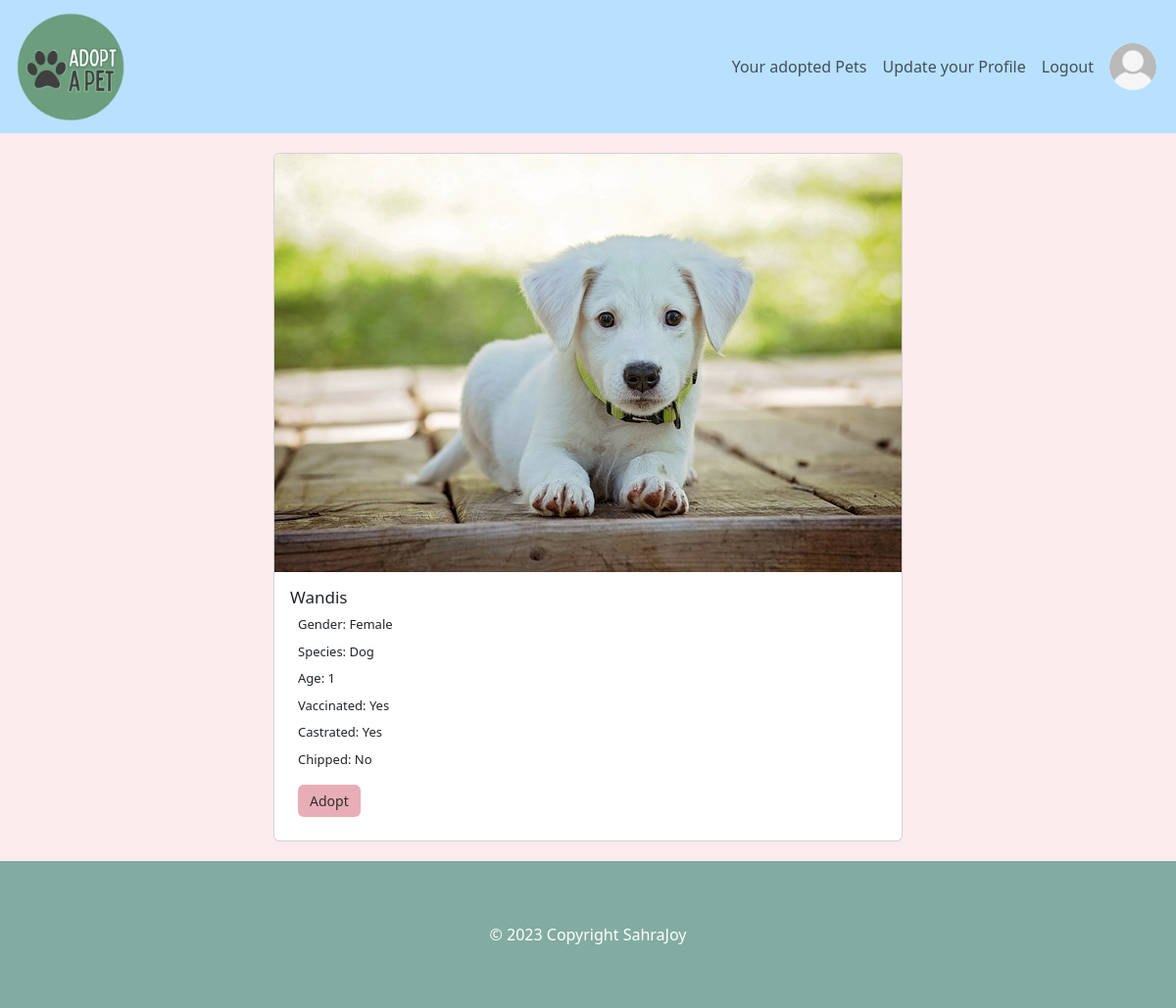
Page /pets/details.php?id=1 (signed in) on the committed database.
### tables this page shows
CREATE TABLE `pets` (
  `pet_id` int(11) NOT NULL,
  `pet_img` varchar(265) NOT NULL,
  `pet_name` varchar(30) NOT NULL,
  `pet_gender` varchar(30) NOT NULL,
  `pet_species` varchar(30) NOT NULL,
  `pet_age` int(11) NOT NULL,
  `pet_vaccinated` tinyint(1) NOT NULL DEFAULT 0,
  `pet_castrated` tinyint(1) NOT NULL DEFAULT 0,
  `pet_chipped` tinyint(1) NOT NULL DEFAULT 0
);

### pets/details.php (the view, shortened to what this page needs)
<?php
    require_once '../components/db_connect.php';
    if(isset($_GET['id']) && !empty($_GET["id"])){
        $sql = "SELECT * FROM `pets` WHERE `pet_id` = $_GET[id]";
        $result = mysqli_query($conn, $sql);
        $cards = "";
        if(mysqli_num_rows($result) > 0) {
            $row = mysqli_fetch_assoc($result);
                $cards .= "
                <div class='p-1'>
                    <div class='card' >
                        <img src='../assets/$row[pet_img]' class='card-img-top object-fit-cover' alt='...'>
                        <div class='card-body'>
                            <h3 class='card-title'>$row[pet_name]</h3>
                            <p class='card-text'>Gender: $row[pet_gender]</p>
                            <p class='card-text'>Species: $row[pet_species]</p>
                            <p class='card-text'>Age: $row[pet_age]</p>
                            ";
                            if($row["pet_vaccinated"]) {
                                $cards .= " <p class='card-text'>Vaccinated: Yes</p>";
                            } else {
                                $cards .= "<p class='card-text'>Vaccinated: No</p>";
                            }
                            if($row["pet_castrated"]) {
                                $cards .= "<p class='card-text'>Castrated: Yes</p>";
                            } else {
                                $cards .= "<p class='card-text'>Castrated: No</p>";
                            }
                            if($row["pet_chipped"]) {
                                $cards .= "<p class='card-text'>Chipped: Yes</p>";
                            } else {
                                $cards .= "<p class='card-text'>Chipped: No</p>";
                            }
                            if(isset($_SESSION["user"])) {
                                $cards .= "
                                <form method='POST'>
                                    <input type='hidden' value='$row[pet_id]' name='adopt'>
                                    <input type='submit' value='Adopt' name='adopt' class='btn btn-danger'>
                                </form>
                                ";
                            }  elseif(!isset($_SESSION["user"]) && !isset($_SESSION["adm"])) {
                                $cards .= "<a href='../user/login.php' class='btn btn-primary'>Adopt</a>";
                            }
                        $cards .= "</div>
                    </div>
                </div>
                ";
        } else {
            $cards = "no data found";
        }
    }
?>
<!DOCTYPE html>
<html lang="en">
<head>
    <link href="https://cdn.jsdelivr.net/npm/bootstrap@5.3.2/dist/css/bootstrap.min.css" rel="stylesheet">
    <link rel="stylesheet" href="../CSS/style.css">
</head>
<body>
    <?php require_once '../components/navbar.php'; ?>
    <div class="container">
        <?= $cards; ?>
    </div>
    <?php require_once '../components/footer.php'; ?>
</body>
</html>

### CSS/style.css (style rules this page uses)
body { background-color: rgba(252, 226, 229, 0.685); display: flex; align-items: center; justify-content: center; flex-direction: column; }
.btn-danger { background-color: #E8AEB7; border: none; color: #2e2d2d; font-weight: 500; font-size: 14px; }
h3 { color: #2e2d2d; font-size: 17px; }
p { font-size: 13px; margin: 1vh; }
.container { display: flex; align-items: center; justify-content: center; flex-direction: column; margin: 2vh; }
.container form { display: flex; justify-content: start; align-items: start; flex-direction: column; padding: 1vh; }

### rows in the picture
pets: pet_img (picture), pet_name "Wandis", pet_gender "Female", pet_species "Dog", pet_age "1"
